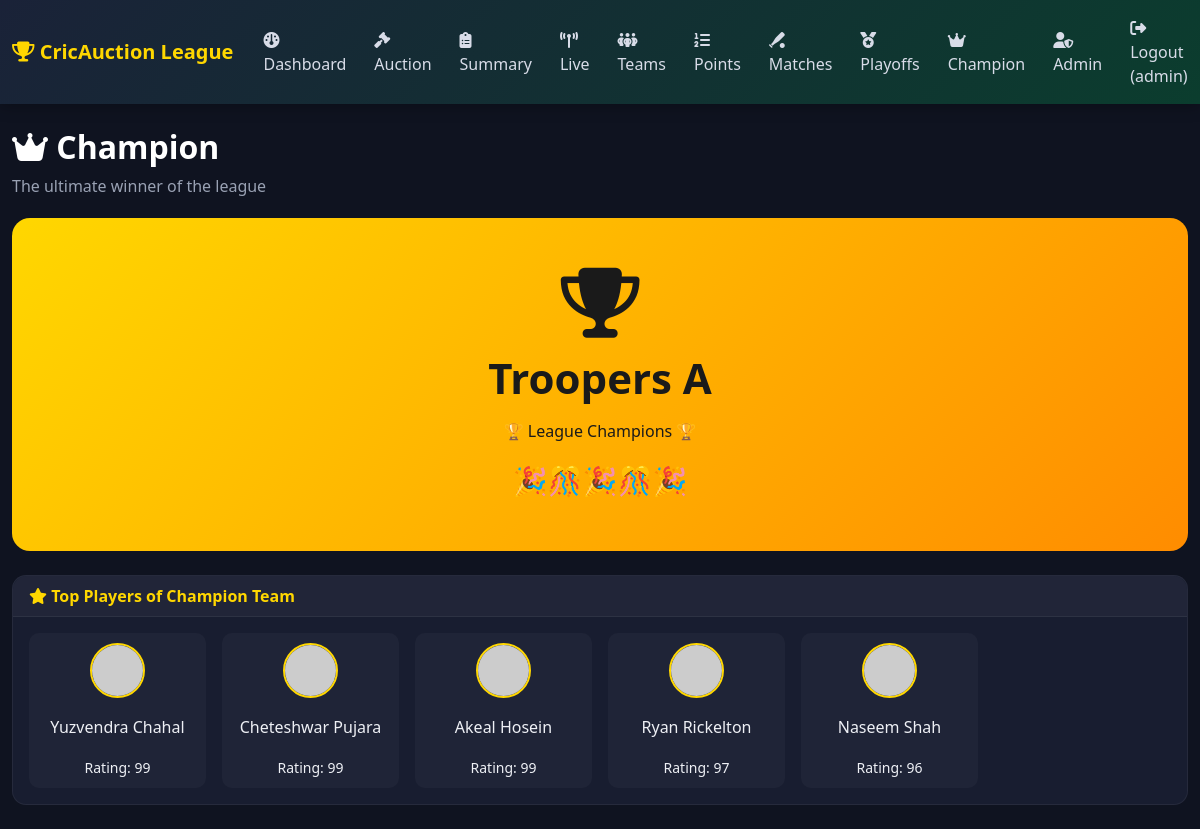
Screenshot of /champion (signed in) with the database file from the repository.
### tables this page shows
CREATE TABLE teams (
            id             INTEGER PRIMARY KEY AUTOINCREMENT,
            name           TEXT UNIQUE NOT NULL,
            budget         REAL    NOT NULL DEFAULT 120,
            matches_played INTEGER DEFAULT 0,
            wins           INTEGER DEFAULT 0,
            losses         INTEGER DEFAULT 0,
            points         INTEGER DEFAULT 0,
            nrr            REAL    DEFAULT 0.0
        );

CREATE TABLE players (
            id         INTEGER PRIMARY KEY AUTOINCREMENT,
            name       TEXT NOT NULL,
            role       TEXT NOT NULL,
            rating     INTEGER NOT NULL,
            batting    INTEGER NOT NULL,
            bowling    INTEGER NOT NULL,
            fielding   INTEGER NOT NULL,
            base_price REAL NOT NULL DEFAULT 2,
            sold_price REAL DEFAULT 0,
            image      TEXT,
            team_id    INTEGER REFERENCES teams(id),
            is_sold    INTEGER DEFAULT 0
        );

### backend/routes/simulation_routes.py (the view)
@sim_bp.route("/champion")
@login_required
def champion_page():
    conn = get_db_connection()
    cur = get_cursor(conn)
    cur.execute("""
        SELECT matches.*, w.name as winner_name
        FROM matches
        LEFT JOIN teams w ON matches.winner_id = w.id
        WHERE stage='final' AND played=1
    """)
    final = cur.fetchone()
    champion_players = []
    if final:
        cur.execute("""
            SELECT * FROM players WHERE team_id=? ORDER BY rating DESC LIMIT 5
        """, (final["winner_id"],))
        champion_players = cur.fetchall()
    cur.close()
    conn.close()
    return render_template("champion.html", final=final, champion_players=champion_players)

### backend/models.py (called while the page is built)
def get_db_connection():
    conn = sqlite3.connect(DB_PATH)
    conn.row_factory = sqlite3.Row
    conn.execute("PRAGMA journal_mode=WAL")
    conn.execute("PRAGMA foreign_keys=ON")
    return conn

def get_cursor(conn):
    return conn.cursor()

### backend/routes/admin_routes.py (called while the page is built)
def login_required(f):
    @wraps(f)
    def wrapper(*args, **kwargs):
        if "user_id" not in session:
            return redirect(url_for("auth.login"))
        return f(*args, **kwargs)
    return wrapper

### frontend/templates/champion.html (shortened to what this page needs)
{% extends "base.html" %}
{% block content %}
<div class="page-header animate-fadein">
    <h2><i class="fa-solid fa-crown"></i> Champion</h2>
    <p>The ultimate winner of the league</p>
</div>
{% if final and final['winner_name'] %}
<div class="champion-banner animate-fadein">
    <i class="fa-solid fa-trophy champion-trophy"></i>
    <h1>{{ final['winner_name'] }}</h1>
    <p>🏆 League Champions 🏆</p>
    <span class="confetti">🎉🎊🎉🎊🎉</span>
</div>
<div class="card content-card mt-4 animate-fadein">
    <div class="card-header"><i class="fa-solid fa-star"></i> Top Players of Champion Team</div>
    <div class="card-body">
        <div class="row g-3">
            {% for p in champion_players %}
            <div class="col-md-2 col-4">
                <div class="player-mini-card text-center flex-column">
                    <img src="{{ p['image'] }}" alt="{{ p['name'] }}" class="mb-2">
                    <h6>{{ p['name'] }}</h6>
                    <small>Rating: {{ p['rating'] }}</small>
                </div>
            </div>
            {% endfor %}
        </div>
    </div>
</div>
{% endif %}
{% endblock %}

### frontend/static/css/style.css (style rules this page uses)
* { box-sizing: border-box; }
body { font-family: 'Segoe UI', Tahoma, Geneva, Verdana, sans-serif; background: #0f1320; color: #eef0f5; }
.page-header { margin-bottom: 20px; }
.page-header h2 { font-weight: 700; color: #fff; }
.page-header p { color: #99a1b3; }
.animate-fadein { animation: cardFadeIn 0.5s ease both; }
.content-card { background: #181d30; border: 1px solid rgba(255,255,255,0.06); border-radius: 14px; color: #eef0f5; }
.content-card .card-header { background: rgba(255,255,255,0.04); border-bottom: 1px solid rgba(255,255,255,0.06); font-weight: 600; color: #ffd700; border-radius: 14px 14px 0 0 !important; }
.player-mini-card { display: flex; align-items: center; gap: 12px; background: rgba(255,255,255,0.03); border-radius: 10px; padding: 10px; }
.player-mini-card img { width: 55px; height: 55px; border-radius: 50%; object-fit: cover; border: 2px solid #ffd700; }
.player-mini-card.flex-column { flex-direction: column; text-align: center; }
.champion-banner { background: linear-gradient(135deg, #ffd700, #ff8c00); border-radius: 18px; padding: 50px 20px; text-align: center; color: #1a1a1a; position: relative; overflow: hidden; animation: shimmer 3s ease-in-out infinite; }
.champion-trophy { font-size: 70px; animation: bounceTrophy 1.5s ease-in-out infinite; }
.champion-banner h1 { font-weight: 800; margin: 15px 0; font-size: 42px; }
.confetti { font-size: 28px; display: block; margin-top: 10px; }

### rows the page displays
teams: winner_name "Troopers A"
players: name "Yuzvendra Chahal", rating "99"
players: name "Cheteshwar Pujara", rating "99"
players: name "Akeal Hosein", rating "99"
players: name "Ryan Rickelton", rating "97"
players: name "Naseem Shah", rating "96"

### other values shown
{{ session.get('username') }} "admin"
